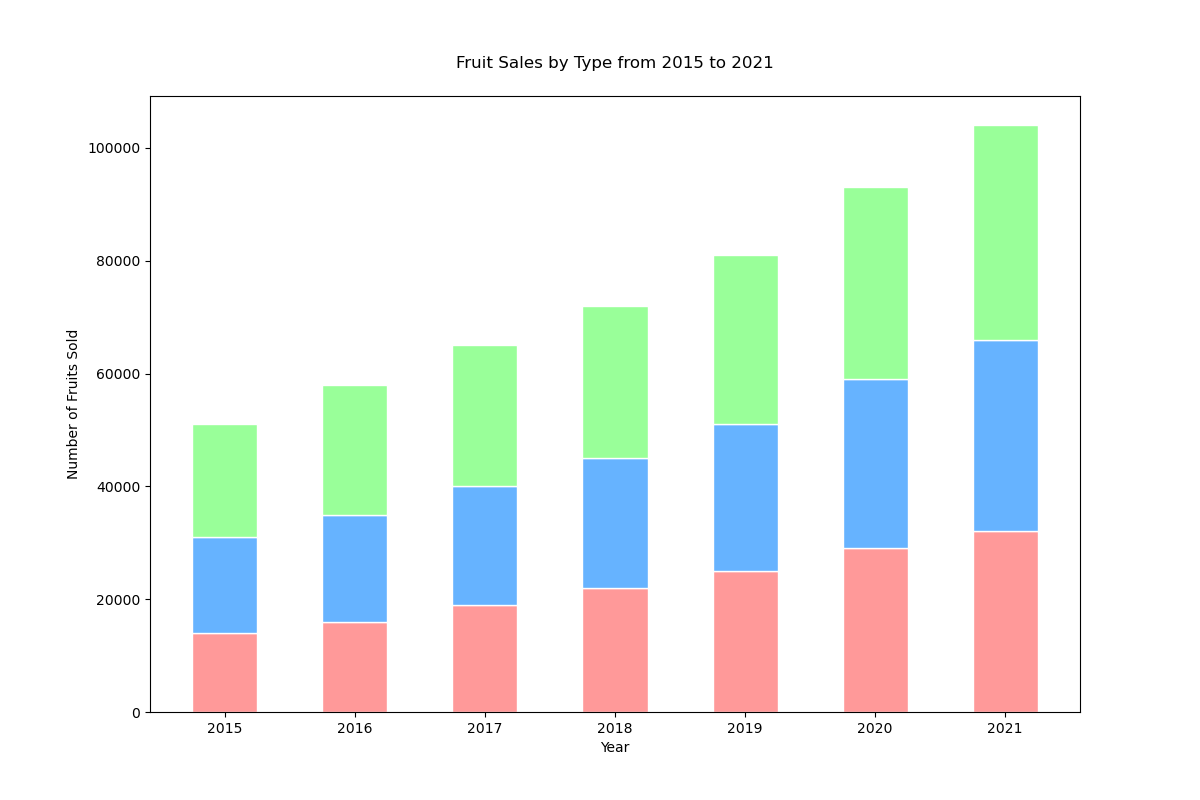

This chart was generated by the following Python code:

import matplotlib.pyplot as plt

# Data
years = ['2015', '2016', '2017', '2018', '2019', '2020', '2021']
apples = [14000, 16000, 19000, 22000, 25000, 29000, 32000]
oranges = [17000, 19000, 21000, 23000, 26000, 30000, 34000]
bananas = [20000, 23000, 25000, 27000, 30000, 34000, 38000]

# Bottom data for stacking
oranges_bottom = [i + j for i, j in zip(apples, oranges)]
apples_bottom = apples

# Figure and Axes
fig, ax = plt.subplots(figsize=(12, 8))  # Change width and height of the chart

# Stacked Bars
ax.bar(years, apples, color='#ff9999', edgecolor='white', width=0.5)  # Apples with pink color
ax.bar(years, oranges, bottom=apples_bottom, color='#66b3ff', edgecolor='white', width=0.5)  # Oranges with light blue color
ax.bar(years, bananas, bottom=oranges_bottom, color='#99ff99', edgecolor='white', width=0.5)  # Bananas with light green color

# Labels and Title
ax.set_ylabel('Number of Fruits Sold')
ax.set_xlabel('Year')
ax.set_title('Fruit Sales by Type from 2015 to 2021', pad=20)

# Display the plot
plt.show()
